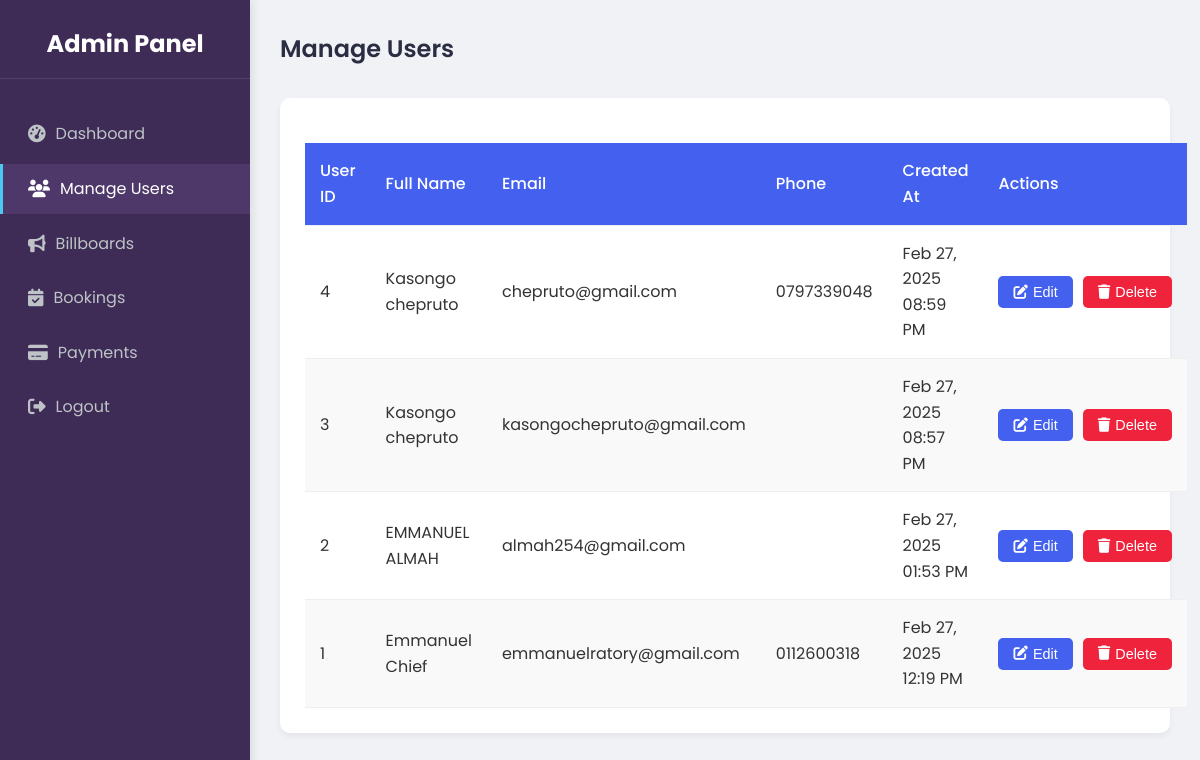
Page /manage_users.php (signed in) on the committed database.
### tables this page shows
CREATE TABLE `users` (
  `user_id` int(11) NOT NULL,
  `full_name` varchar(255) NOT NULL,
  `email` varchar(255) NOT NULL,
  `phone` varchar(20) NOT NULL,
  `password_hash` varchar(255) NOT NULL,
  `created_at` timestamp NOT NULL DEFAULT current_timestamp()
);

### manage_users.php (the view, shortened to what this page needs)
<?php
include 'db_connect.php';
$result = $conn->query("SELECT * FROM users ORDER BY created_at DESC");
?>
<!DOCTYPE html>
<html lang="en">
<head>
  <link rel="stylesheet" href="https://cdnjs.cloudflare.com/ajax/libs/font-awesome/6.4.0/css/all.min.css">
</head>
<body>
  <div class="sidebar">
    <h2>Admin Panel</h2>
    <a href="admin_dashboard.php"><i class="fas fa-tachometer-alt"></i> <span>Dashboard</span></a>
    <a href="manage_users.php" class="active"><i class="fas fa-users"></i> <span>Manage Users</span></a>
    <a href="manage_billboards.php"><i class="fas fa-bullhorn"></i> <span>Billboards</span></a>
    <a href="manage_bookings.php"><i class="fas fa-calendar-check"></i> <span>Bookings</span></a>
    <a href="manage_payments.php"><i class="fas fa-credit-card"></i> <span>Payments</span></a>
    <a href="logout.php"><i class="fas fa-sign-out-alt"></i> <span>Logout</span></a>
  </div>
  <div class="content">
    <div class="header">
      <h2>Manage Users</h2>
    </div>
    <div class="card">
      <table>
        <thead>
          <tr>
            <th>User ID</th>
            <th>Full Name</th>
            <th>Email</th>
            <th>Phone</th>
            <th>Created At</th>
            <th>Actions</th>
          </tr>
        </thead>
        <tbody>
          <?php while($user = $result->fetch_assoc()): ?>
          <tr>
            <td><?php echo $user['user_id']; ?></td>
            <td><?php echo htmlspecialchars($user['full_name']); ?></td>
            <td><?php echo htmlspecialchars($user['email']); ?></td>
            <td><?php echo htmlspecialchars($user['phone']); ?></td>
            <td><?php echo date('M d, Y h:i A', strtotime($user['created_at'])); ?></td>
            <td>
              <div class="action-buttons">
                <button class="btn btn-edit edit-btn"
                  data-id="<?php echo $user['user_id']; ?>"
                  data-name="<?php echo htmlspecialchars($user['full_name']); ?>"
                  data-email="<?php echo htmlspecialchars($user['email']); ?>"
                  data-phone="<?php echo htmlspecialchars($user['phone']); ?>">
                  <i class="fas fa-edit"></i> Edit
                </button>
                <button class="btn btn-delete delete-btn"
                  data-id="<?php echo $user['user_id']; ?>"
                  data-name="<?php echo htmlspecialchars($user['full_name']); ?>">
                  <i class="fas fa-trash"></i> Delete
                </button>
              </div>
            </td>
          </tr>
          <?php endwhile; ?>
        </tbody>
      </table>
    </div>
  </div>
</body>
</html>

### manage_users.php (style rules this page uses)
:root { --primary: #4361ee; --secondary: #3f0d12; --danger: #ef233c; --success: #4cc9f0; --dark: #2b2d42; --light: #f8f9fa; --sidebar: #3f2c56; --sidebar-hover: #4d3869; }
* { box-sizing: border-box; margin: 0; padding: 0; }
body { font-family: 'Poppins', sans-serif; background: #f0f2f5; color: #333; line-height: 1.6; }
.sidebar { position: fixed; left: 0; top: 0; bottom: 0; width: 250px; background: var(--sidebar); color: white; padding: 25px 0; box-shadow: 2px 0 10px rgba(0,0,0,0.1); z-index: 1000; }
.sidebar h2 { text-align: center; margin-bottom: 30px; font-size: 1.5rem; color: white; padding-bottom: 15px; border-bottom: 1px solid rgba(255,255,255,0.1); }
.sidebar a { display: flex; align-items: center; color: #bdc3c7; text-decoration: none; padding: 12px 25px; margin: 5px 0; transition: all 0.3s; border-left: 3px solid transparent; }
.sidebar a i { margin-right: 10px; font-size: 1.1rem; }
.sidebar a:hover, .sidebar a.active { color: white; background: var(--sidebar-hover); border-left: 3px solid var(--success); }
.content { margin-left: 250px; padding: 30px; }
.header { display: flex; justify-content: space-between; align-items: center; margin-bottom: 30px; }
.header h2 { color: var(--dark); font-weight: 600; }
.card { background: white; border-radius: 10px; box-shadow: 0 4px 6px rgba(0,0,0,0.05); padding: 25px; margin-bottom: 30px; }
table { width: 100%; border-collapse: collapse; margin-top: 20px; }
th, td { padding: 15px; text-align: left; border-bottom: 1px solid #eee; }
th { background: var(--primary); color: white; font-weight: 500; }
tr:nth-child(even) { background: #f9f9f9; }
.action-buttons { display: flex; gap: 10px; }
.btn { padding: 8px 15px; border-radius: 5px; font-size: 0.9rem; font-weight: 500; cursor: pointer; transition: all 0.3s; border: none; display: inline-flex; align-items: center; justify-content: center; }
.btn i { margin-right: 5px; }
.btn-edit { background: var(--primary); color: white; }
.btn-delete { background: var(--danger); color: white; }

### rows in the picture
users: user_id "4", full_name "Kasongo chepruto", email "chepruto@gmail.com", phone "0797339048", created_at "Feb 27, 2025 08:59 PM"
users: user_id "3", full_name "Kasongo chepruto", email "kasongochepruto@gmail.com", created_at "Feb 27, 2025 08:57 PM"
users: user_id "2", full_name "EMMANUEL ALMAH", email "almah254@gmail.com", created_at "Feb 27, 2025 01:53 PM"
users: user_id "1", full_name "Emmanuel Chief", email "emmanuelratory@gmail.com", phone "0112600318", created_at "Feb 27, 2025 12:19 PM"
